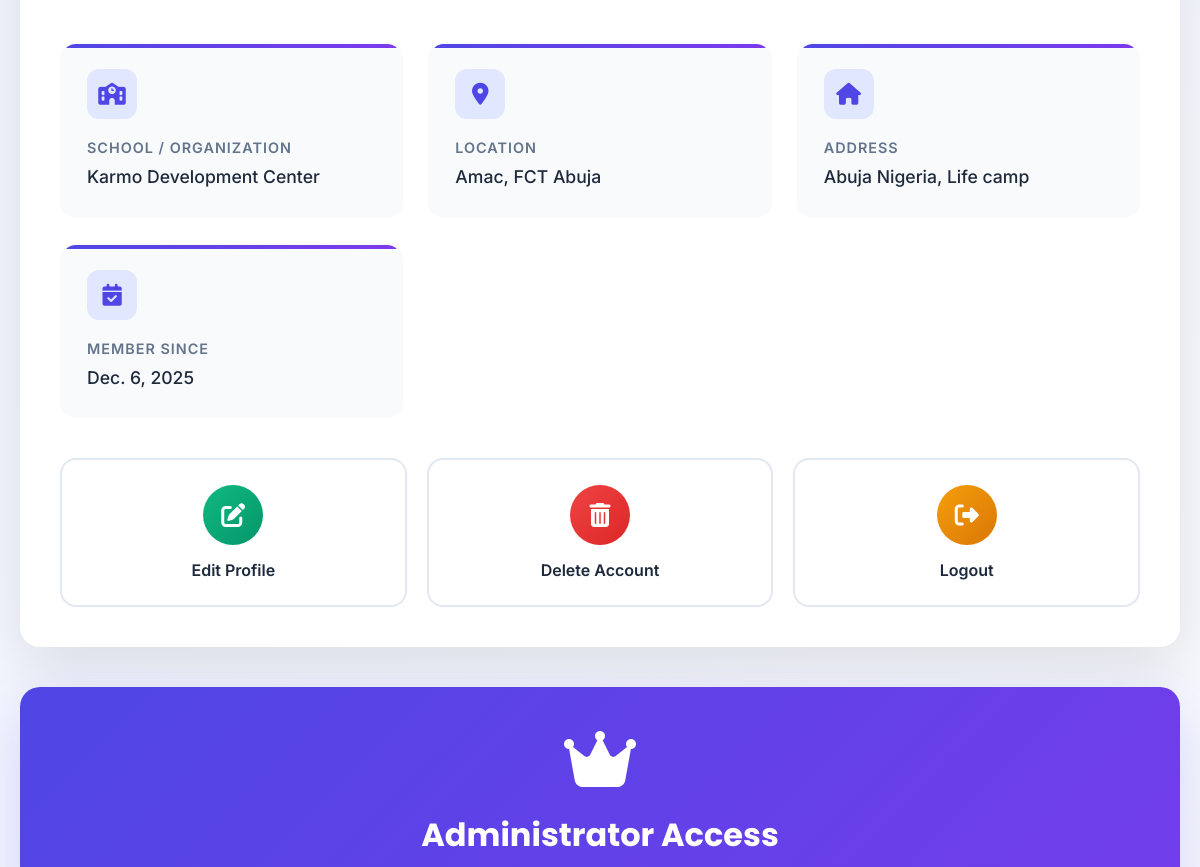
Page /api/index/profile/ (signed in, middle part) on the earlier database version.
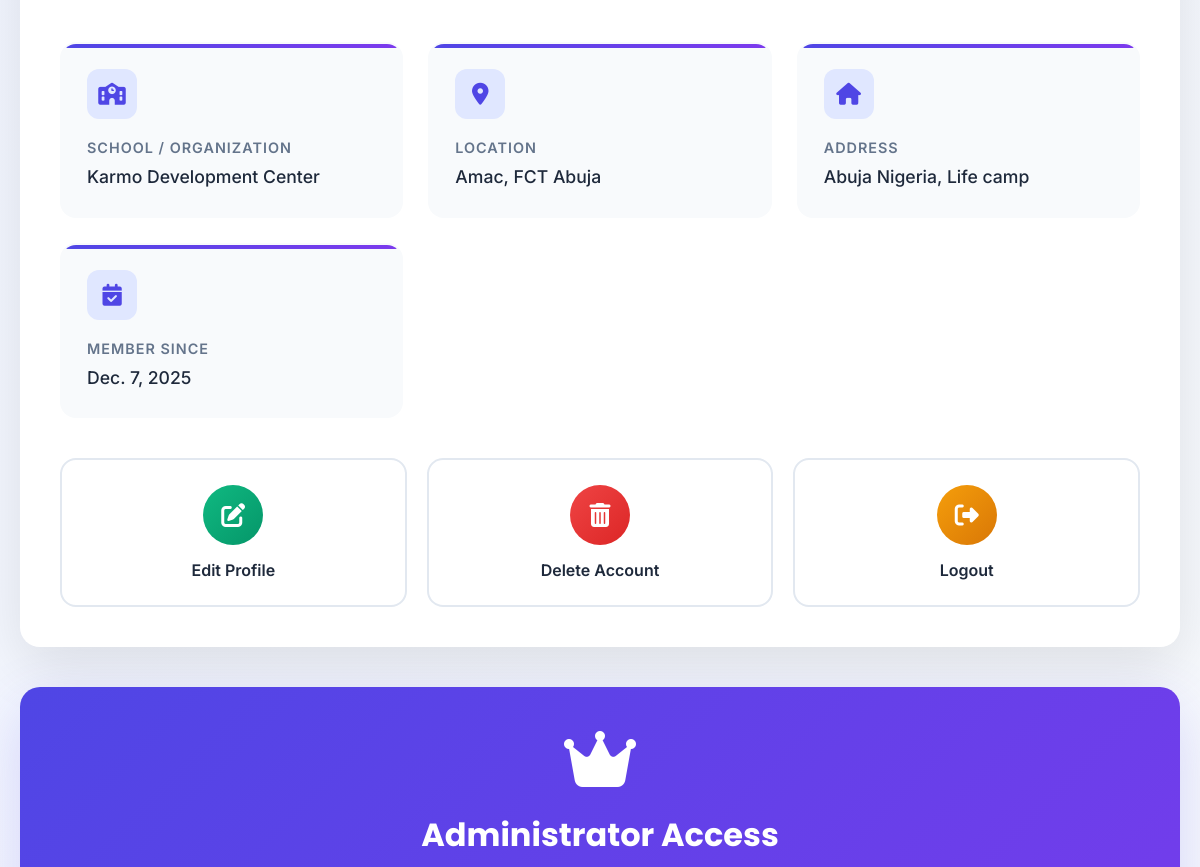
Same page on the later database version.
### users/models.py (models this page shows)
class Profile(models.Model):
  id = models.UUIDField(primary_key=True, default=uuid.uuid4, editable=False)
  user = models.ForeignKey("User", on_delete=models.CASCADE)
  name = models.CharField(max_length=230)
  name_of_School = models.CharField(max_length=230, default="Karmo Development Center")
  state = models.CharField(max_length=230, default="FCT Abuja")
  city = models.CharField(max_length=230, default="Amac")
  address = models.CharField(max_length=230)
  bio = models.TextField()
  role = models.CharField(max_length=230, null=True, blank=True)
  date_added = models.DateField(auto_now=True)

### users/views.py (the view)
# urls.py: path("profile/", views.profile, name="profile"),
@login_required
def profile(request):
  try:
    profile = models.Profile.objects.get(user=request.user)
  except models.Profile.DoesNotExist:
    profile = None
  return render(request, "profile.html", {"profile": profile})

### templates/profile.html (shortened to what this page needs)
{% load static %}
<!DOCTYPE html>
<html lang="en">
  <head>
    <link rel="stylesheet" href="{% static 'css/profile.css' %}" />
    <link
      rel="stylesheet"
      href="https://cdnjs.cloudflare.com/ajax/libs/font-awesome/6.4.0/css/all.min.css"
    />
  </head>
  <body>
    <div class="bg-effects">
    </div>
    <div class="main-container">
      <div class="profile-card">
        <div class="profile-details">
          <div class="detail-card">
            <div class="detail-icon">
              <i class="fas fa-school"></i>
            </div>
            <div class="detail-content">
              <h3>School / Organization</h3>
              <p>{{ profile.name_of_School }}</p>
            </div>
          </div>
          <div class="detail-card">
            <div class="detail-icon">
              <i class="fas fa-map-marker-alt"></i>
            </div>
            <div class="detail-content">
              <h3>Location</h3>
              <p>{{ profile.city }}, {{ profile.state }}</p>
            </div>
          </div>
          <div class="detail-card">
            <div class="detail-icon">
              <i class="fas fa-home"></i>
            </div>
            <div class="detail-content">
              <h3>Address</h3>
              <p>{{ profile.address }}</p>
            </div>
          </div>
          <div class="detail-card">
            <div class="detail-icon">
              <i class="fas fa-calendar-check"></i>
            </div>
            <div class="detail-content">
              <h3>Member Since</h3>
              <p>{{ profile.date_added }}</p>
            </div>
          </div>
        </div>
        <div class="action-section">
          <div class="action-grid">
            <a href="{% url 'edit_profile' %}" class="action-btn">
              <i class="fas fa-edit"></i>
              <span>Edit Profile</span>
            </a>
            <a href="{% url 'delete' %}" class="action-btn">
              <i class="fas fa-trash-alt"></i>
              <span>Delete Account</span>
            </a>
            <a href="{% url 'logout' %}" class="action-btn">
              <i class="fas fa-sign-out-alt"></i>
              <span>Logout</span>
            </a>
          </div>
        </div>
      </div>
      {% if profile.role == "admin" %}
      <div class="admin-dashboard-section">
        <div class="admin-dashboard-content">
          <i class="fas fa-crown"></i>
          <h3>Administrator Access</h3>
        </div>
      </div>
      {% endif %}
    </div>
  </body>
</html>

Differences in the rows shown:
changed Profile "Karmo Development Center": date_added "Dec. 6, 2025" → "Dec. 7, 2025"
